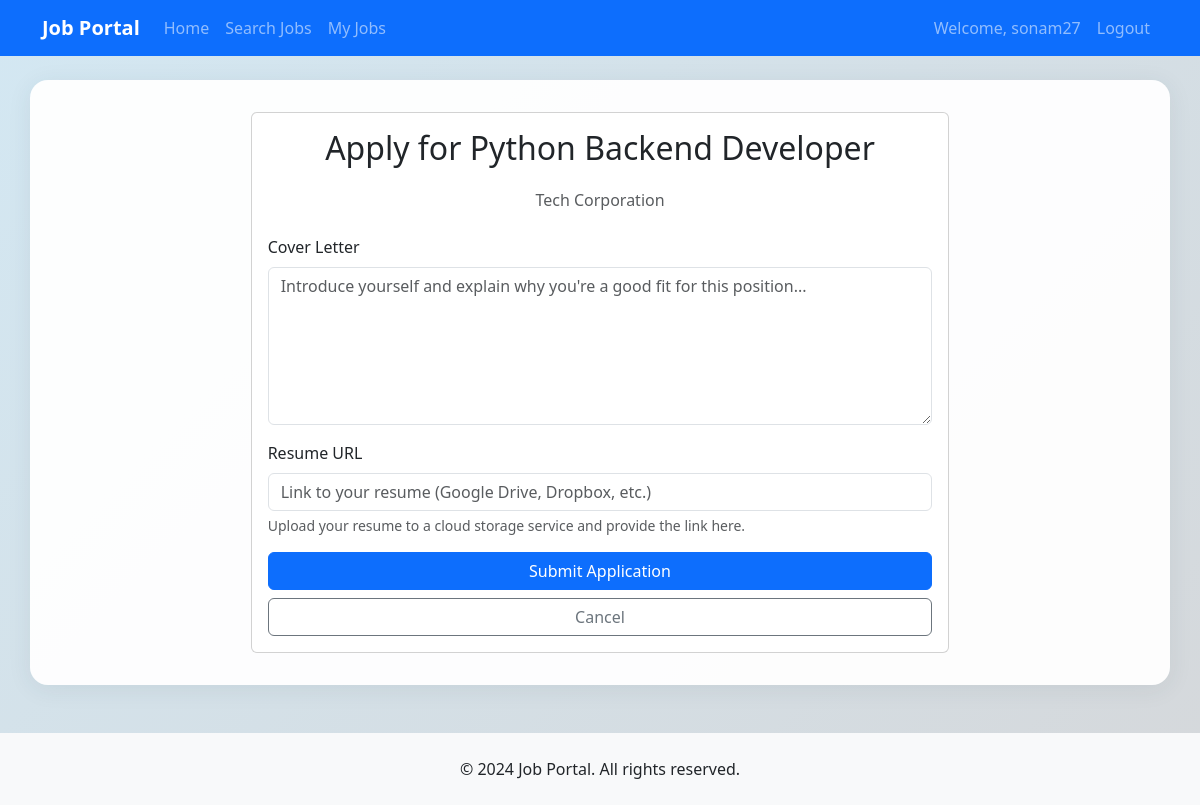
Screenshot of /jobs/2/apply (signed in) with the database file from the repository.
### app/models.py (models this page shows, shortened)
class User(UserMixin, db.Model):
    id = db.Column(db.Integer, primary_key=True)
    username = db.Column(db.String(64), unique=True, nullable=False)
    email = db.Column(db.String(120), unique=True, nullable=False)
    password_hash = db.Column(db.String(128))
    is_employer = db.Column(db.Boolean, default=False)
    company_name = db.Column(db.String(100))
    created_at = db.Column(db.DateTime, default=datetime.utcnow)
    jobs_posted = db.relationship('Job', backref='employer', lazy='dynamic')
    applications = db.relationship('Application', backref='applicant', lazy='dynamic')

class Job(db.Model):
    id = db.Column(db.Integer, primary_key=True)
    title = db.Column(db.String(100), nullable=False)
    description = db.Column(db.Text, nullable=False)
    requirements = db.Column(db.Text)
    location = db.Column(db.String(100))
    salary_range = db.Column(db.String(50))
    job_type = db.Column(db.String(50))  # Full-time, Part-time, Contract, etc.
    posted_date = db.Column(db.DateTime, default=datetime.utcnow)
    is_active = db.Column(db.Boolean, default=True)
    employer_id = db.Column(db.Integer, db.ForeignKey('user.id'), nullable=False)
    applications = db.relationship('Application', backref='job', lazy='dynamic')

### app/routes/jobs.py (the view, shortened to what this page needs)
@bp.route('/jobs/<int:job_id>/apply', methods=['GET', 'POST'])
@login_required
def apply_job(job_id):
    if current_user.is_employer:
        flash('Employers cannot apply for jobs')
        return redirect(url_for('jobs.view_job', job_id=job_id))
    job = Job.query.get_or_404(job_id)
    existing_application = Application.query.filter_by(
        job_id=job_id,
        applicant_id=current_user.id
    ).first()
    if existing_application:
        flash('You have already applied for this job')
        return redirect(url_for('jobs.view_job', job_id=job_id))
    return render_template('jobs/apply.html', job=job)

### app/models.py (called while the page is built)
@login_manager.user_loader
def load_user(id):
    return User.query.get(int(id))

### app/templates/jobs/apply.html (shortened to what this page needs)
{% extends "base.html" %}
{% block content %}
<div class="row justify-content-center">
    <div class="col-md-8">
        <div class="card">
            <div class="card-body">
                <h2 class="card-title text-center mb-4">Apply for {{ job.title }}</h2>
                <h6 class="text-center text-muted mb-4">{{ job.employer.company_name }}</h6>
                <form method="POST" action="{{ url_for('jobs.apply_job', job_id=job.id) }}">
                    <div class="mb-3">
                        <label for="cover_letter" class="form-label">Cover Letter</label>
                        <textarea class="form-control" id="cover_letter" name="cover_letter" rows="6" required
                            placeholder="Introduce yourself and explain why you're a good fit for this position..."></textarea>
                    </div>
                    <div class="mb-3">
                        <label for="resume_url" class="form-label">Resume URL</label>
                        <input type="url" class="form-control" id="resume_url" name="resume_url" required
                            placeholder="Link to your resume (Google Drive, Dropbox, etc.)">
                        <div class="form-text">
                            Upload your resume to a cloud storage service and provide the link here.
                        </div>
                    </div>
                    <div class="d-grid gap-2">
                        <button type="submit" class="btn btn-primary">Submit Application</button>
                        <a href="{{ url_for('jobs.view_job', job_id=job.id) }}" class="btn btn-outline-secondary">Cancel</a>
                    </div>
                </form>
            </div>
        </div>
    </div>
</div>
{% endblock %}

### app/templates/base.html (shortened to what this page needs)
<!DOCTYPE html>
<html lang="en">
<head>
    <link href="https://cdn.jsdelivr.net/npm/bootstrap@5.3.0/dist/css/bootstrap.min.css" rel="stylesheet">
    <link rel="stylesheet" href="https://cdn.jsdelivr.net/npm/bootstrap-icons@1.7.2/font/bootstrap-icons.css">
</head>
<body>
    <nav class="navbar navbar-expand-lg navbar-dark bg-primary">
        <div class="container">
            <a class="navbar-brand" href="{{ url_for('main.index') }}">Job Portal</a>
            <div class="collapse navbar-collapse" id="navbarNav">
                <ul class="navbar-nav me-auto">
                    <li class="nav-item">
                        <a class="nav-link" href="{{ url_for('main.index') }}">Home</a>
                    </li>
                    <li class="nav-item">
                        <a class="nav-link" href="{{ url_for('main.search') }}">Search Jobs</a>
                    </li>
                    {% if current_user.is_authenticated %}
                        <li class="nav-item">
                            <a class="nav-link" href="{{ url_for('jobs.my_jobs') }}">My Jobs</a>
                        </li>
                    {% endif %}
                </ul>
                <ul class="navbar-nav">
                    {% if current_user.is_authenticated %}
                        <li class="nav-item">
                            <span class="nav-link">Welcome, {{ current_user.username }}</span>
                        </li>
                        <li class="nav-item">
                            <a class="nav-link" href="{{ url_for('auth.logout') }}">Logout</a>
                        </li>
                    {% endif %}
                </ul>
            </div>
        </div>
    </nav>
    <div class="container mt-4 main-content-modern">
        {% block content %}{% endblock %}
    </div>
    <footer class="bg-light py-4 mt-5">
        <div class="container text-center">
            <p class="mb-0">&copy; 2024 Job Portal. All rights reserved.</p>
        </div>
    </footer>
</body>
</html>

### app/templates/base.html (style rules this page uses)
body { min-height: 100vh; background: linear-gradient(135deg, hsl(201, 56%, 89%) 0%, #d5d8db 100%); }
.navbar-brand { font-weight: bold; }
.main-content-modern { background: rgba(255, 255, 255, 0.95); border-radius: 18px; box-shadow: 0 4px 24px rgba(44, 62, 80, 0.08); padding: 2rem 2.5rem; }

### rows the page displays
User: username "sonam27"
Job: title "Python Backend Developer"
User: employer.company_name "Tech Corporation"
